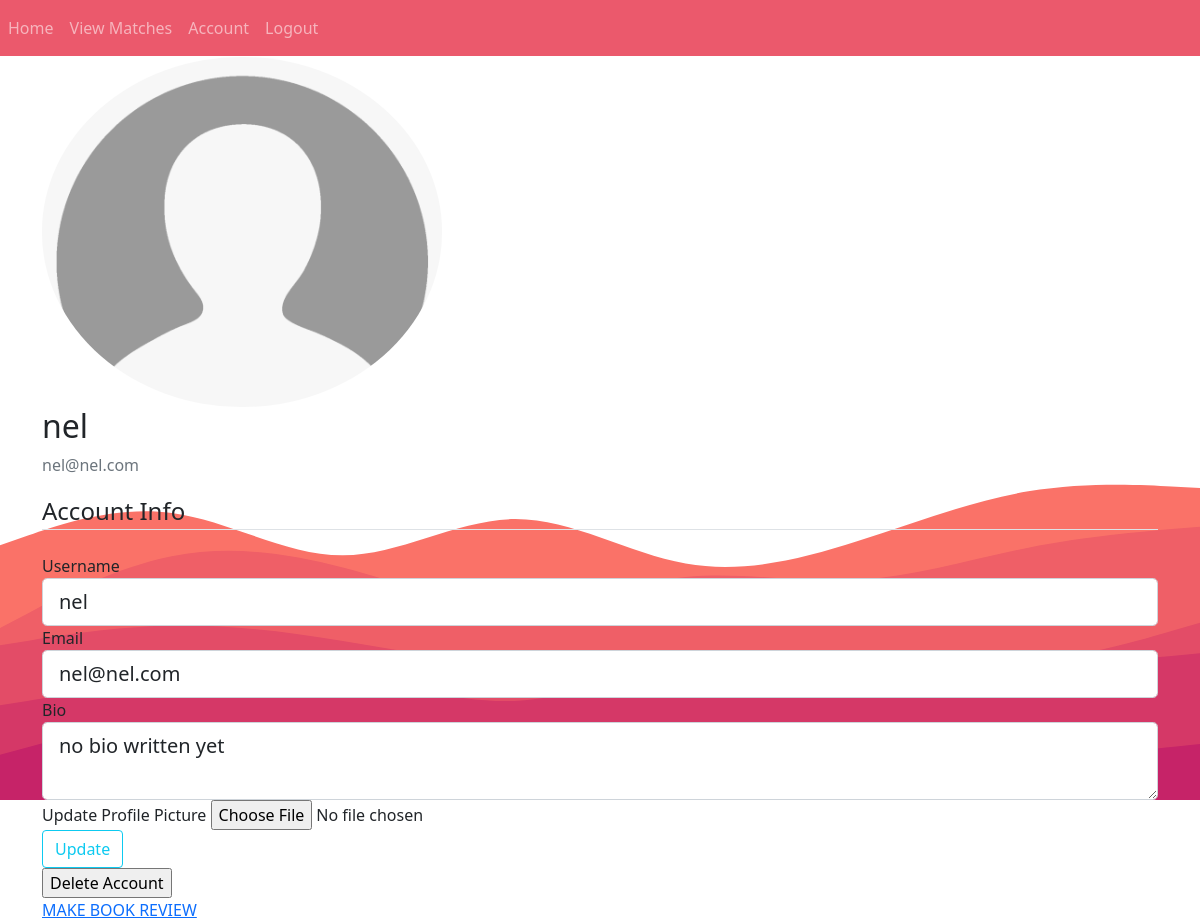
Page /account (signed in) on the committed database.
### website/models.py (models this page shows, shortened)
class User(db.Model, UserMixin):
    id = db.Column(db.Integer, primary_key=True)
    username = db.Column(db.String(20), unique=True, nullable=False)
    email = db.Column(db.String(120), unique=True, nullable=False)
    image_file = db.Column(db.String(20), nullable=False, default='default.png')
    bio = db.Column(db.Text, nullable=False, default="no bio written yet")
    password = db.Column(db.String(60), nullable=False)
    followed = db.relationship(
        'User', secondary=followers,
        primaryjoin=(followers.c.follower_id == id),
        secondaryjoin=(followers.c.followed_id == id),
        backref=db.backref('followers', lazy='dynamic'), lazy='dynamic')

### website/routes.py (the view)
@app.route("/account", methods=['GET', 'POST'])
@login_required
def account():
    form = UpdateAccountForm()
    if form.validate_on_submit():
        if form.picture.data:
            picture_file = save_picture(form.picture.data)
            current_user.image_file = picture_file
        current_user.username = form.username.data
        current_user.email = form.email.data
        current_user.bio = form.bio.data
        db.session.commit()
        flash('Your account has been updated!', 'success')
        return redirect(url_for('account'))
    elif request.method == 'GET':
        form.username.data = current_user.username
        form.email.data = current_user.email
        form.bio.data = current_user.bio
    image_file = url_for('static', filename='uploads/' + current_user.image_file)
    return render_template('account.html', title='Account',
                           image_file=image_file, form=form, user=current_user)

### website/forms.py (shortened to what this page needs)
class UpdateAccountForm(FlaskForm):
    username = StringField('Username',
                           validators=[DataRequired(), Length(min=2, max=20)])
    email = StringField('Email',
                        validators=[DataRequired(), Email()])
    picture = FileField('Update Profile Picture', validators=[FileAllowed(['jpg','jpeg', 'png'])])
    bio = content = TextAreaField('Bio')
    submit = SubmitField('Update')

### website/__init__.py (called while the page is built)
@login_manager.user_loader
def load_user(id):
    return User.query.get(int(id))

### website/templates/account.html (shortened to what this page needs)
{% extends "base.html" %}
{% block content %}
    <div class="content-section" >
      <div class="media">
        <img class="rounded-circle" style="max-width: 400px;" src="{{ image_file }}">
        <div class="media-body">
          <h2 class="account-heading">{{ current_user.username }}</h2>
          <p class="text-secondary">{{ current_user.email }}</p>
        </div>
      </div>
        <form method="POST" action="" enctype="multipart/form-data">
            <fieldset class="form-group">
                <legend class="border-bottom mb-4">Account Info</legend>
                <div class="form-group">
                    {{ form.username.label(class="form-control-label") }}
                    {% if form.username.errors %}
                        {{ form.username(class="form-control form-control-lg is-invalid") }}
                        <div class="invalid-feedback">
                            {% for error in form.username.errors %}
                                <span>{{ error }}</span>
                            {% endfor %}
                        </div>
                    {% else %}
                        {{ form.username(class="form-control form-control-lg") }}
                    {% endif %}
                </div>
                <div class="form-group">
                    {{ form.email.label(class="form-control-label") }}
                    {% if form.email.errors %}
                        {{ form.email(class="form-control form-control-lg is-invalid") }}
                        <div class="invalid-feedback">
                            {% for error in form.email.errors %}
                                <span>{{ error }}</span>
                            {% endfor %}
                        </div>
                    {% else %}
                        {{ form.email(class="form-control form-control-lg") }}
                    {% endif %}
                </div>
                 <div class="form-group">
                    {{ form.bio.label(class="form-control-label") }}
                    {% if form.bio.errors %}
                        {{ form.bio(class="form-control form-control-lg is-invalid") }}
                        <div class="invalid-feedback">
                            {% for error in form.bio.errors %}
                                <span>{{ error }}</span>
                            {% endfor %}
                        </div>
                    {% else %}
                        {{ form.bio(class="form-control form-control-lg") }}
                    {% endif %}
                    </div>
                <div class="form-group">
                    {{ form.picture.label() }}
                    {{ form.picture(class="form-control-file") }}
                </div>
            </fieldset>
            <div class="form-group" >
                {{ form.submit(class="btn btn-outline-info") }}
            </div>
        </form>
        <form action="{{ url_for('delete_user', user_id=user.id) }}" method="post">
                {{ form.submit(value='Delete Account') }}
            </form>
    </div>
    <a href="create-post.html">MAKE BOOK REVIEW</a>
{% endblock content %}

### rows in the picture
User: username "nel", email "nel@nel.com", bio "no bio written yet"
